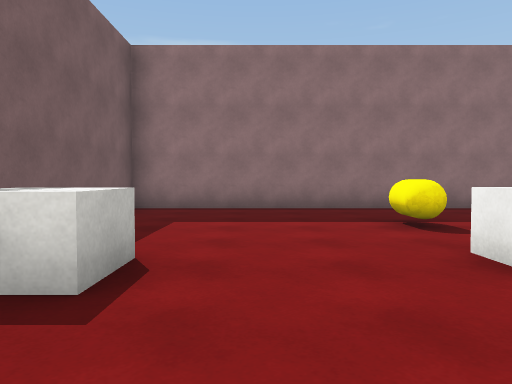
[1] (above)

24 first-person views from a walk through a scene from a Unity 3-D project. The camera is 1.2 m above the floor, tilts 2° down and sees 70° across. The floor is counted in squares, 2 m on a side. Each view is taken from the middle of a square. On the plan, view 1 faces up. The plan holds only what a view shows up to about 10 squares ahead; the rest is blank. The place goes on beyond the plan. The player is left out. Surface patterns are stand-ins for the level's own textures.

[2]
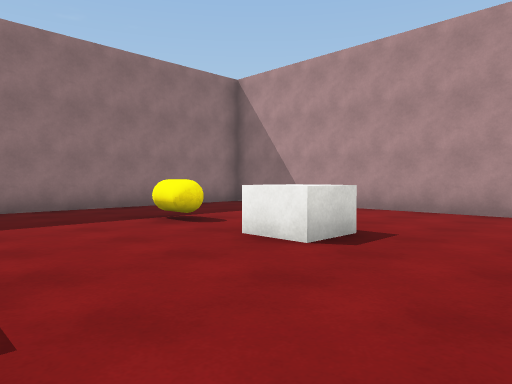

[3]
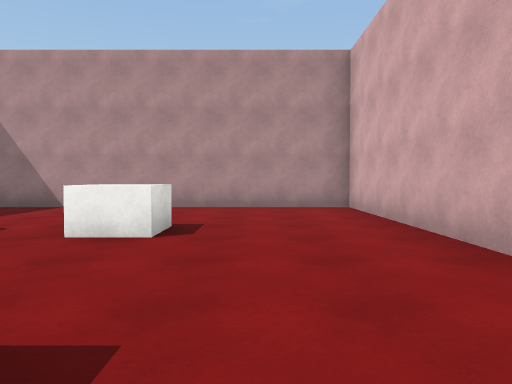

[4]
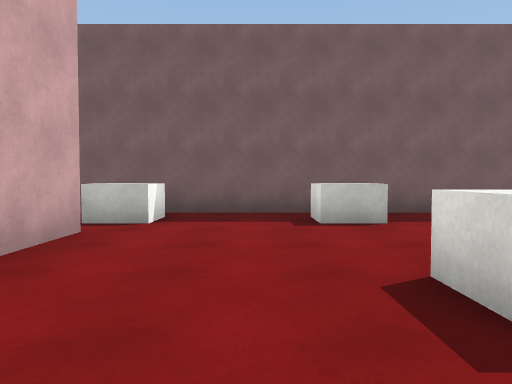

[5]
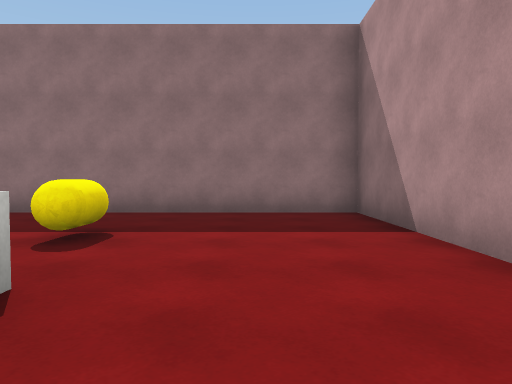

[6]
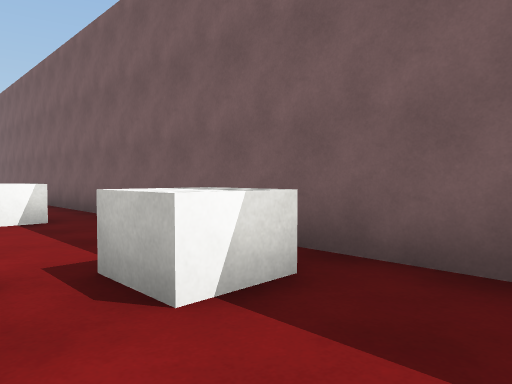

[7]
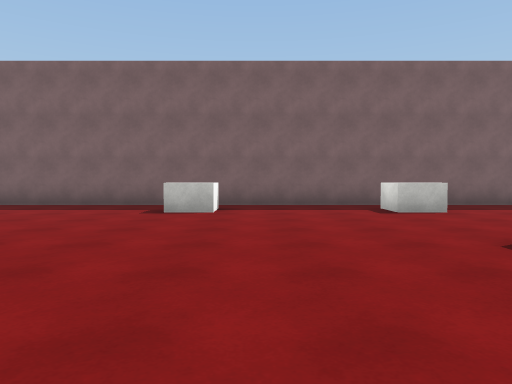

[8]
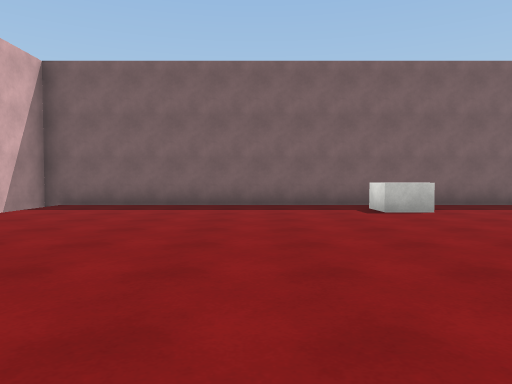

[9]
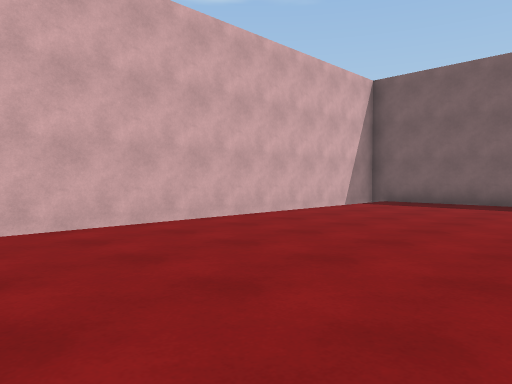

[10]
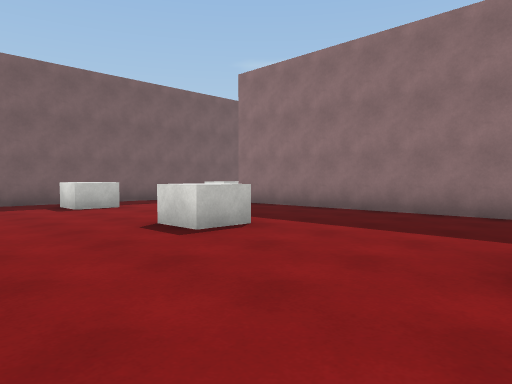

[11]
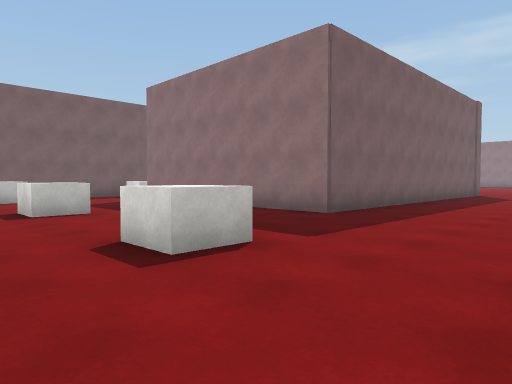

[12]
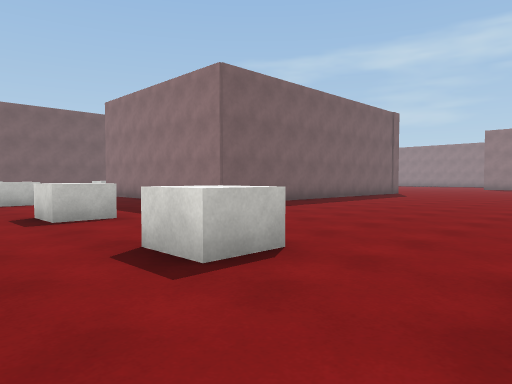

[13]
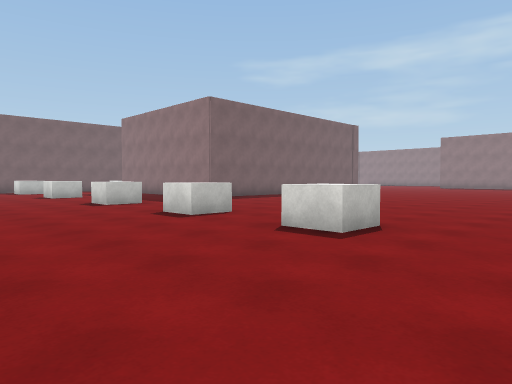

[14]
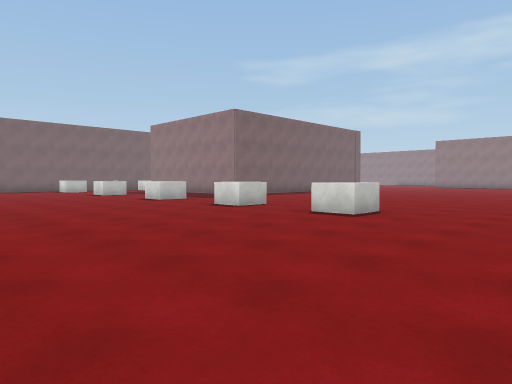

[15]
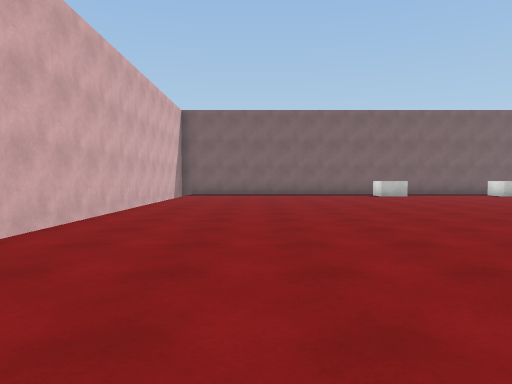

[16]
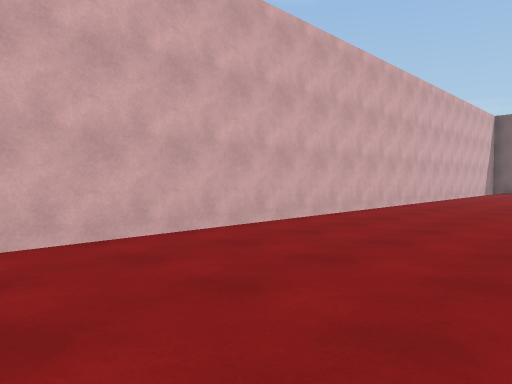

[17]
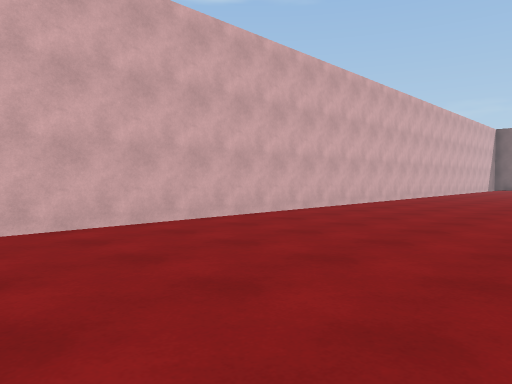

[18]
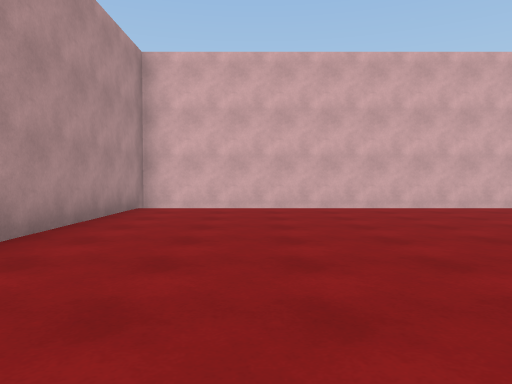

[19]
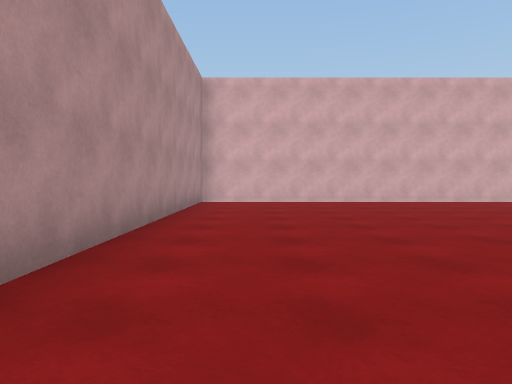

[20]
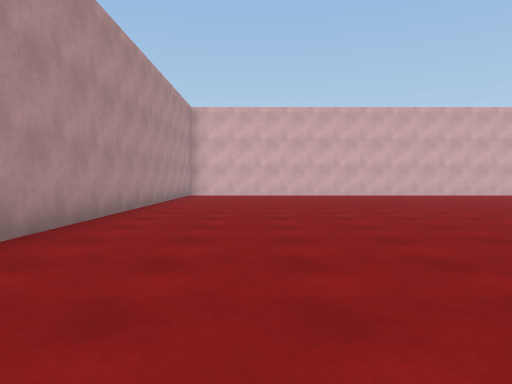

[21]
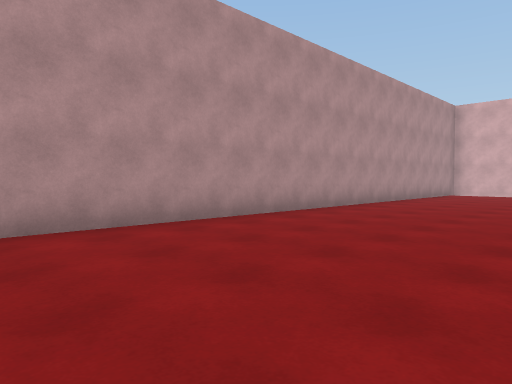

[22]
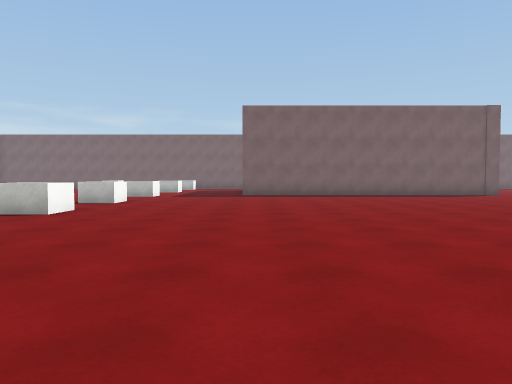

[23]
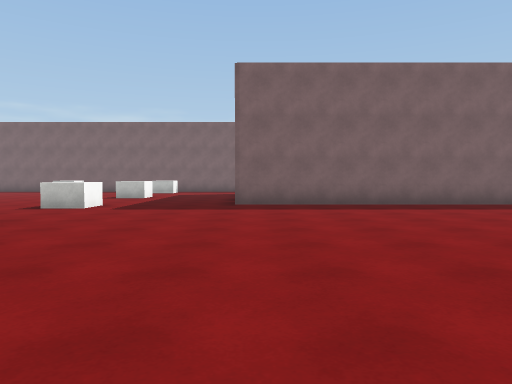

[24]
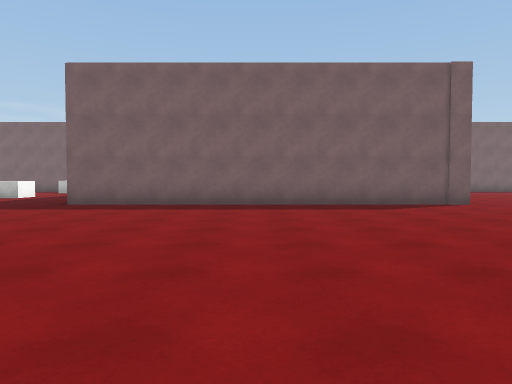

### Floor plan
Points are (right, up) in squares from view 1. A wall is a line through its corners. A room is listed if a view was taken in it or the views show most of it. See-through windows are left out.
Room 1 (views 1, 2, 3, 4, 5, 6)
walls: (-0.2, -1) (5.8, -1) (5.8, 7.5) (-2.6, 7.5) (-2.6, -0.5)
ways out: opening at (-1.5, -1) to room 2
objects: other object (-1, 2); other object (2, 2); yellow capsule (2, 5)
Room 2 (views 7, 8, 9, 10, 11, 12, 13, 14, 15, 16, 17, 18, 19, 20, 21, 22, 23, 24)
walls: (6.3, 8.1) (6.3, -1.5) (-0.1, -1.5); (-2.6, -0.5) (-2.6, -16.9) (24.4, -16.9) (24.4, -2.8)
ways out: opening at (-1.5, -1) to room 1
objects: other object (-1, -9); other object (-1, -5); other object (-1, -1); other object (3, -5); other object (7, -5); other object (11, -5); other object (14, -5)

Positions as (right, up) in squares from view 1, and headings:
1: (0, 0), facing up
2: (-1, 0), facing up-right
3: (-2, 1), facing right
4: (4, 1), facing left
5: (4, 1), facing up
6: (0, 1), facing down-left
7: (6, -8), facing left
8: (6, -12), facing left
9: (7, -12), facing down-left
10: (7, -8), facing up-left
11: (10, -7), facing up-left
12: (13, -7), facing up-left
13: (16, -9), facing up-left
14: (17, -11), facing up-left
15: (12, -14), facing left
16: (16, -13), facing down-left
17: (21, -12), facing down-left
18: (22, -9), facing down
19: (23, -7), facing down
20: (22, -3), facing down
21: (20, -2), facing down-right
22: (20, -1), facing left
23: (15, -1), facing left
24: (15, 3), facing left
